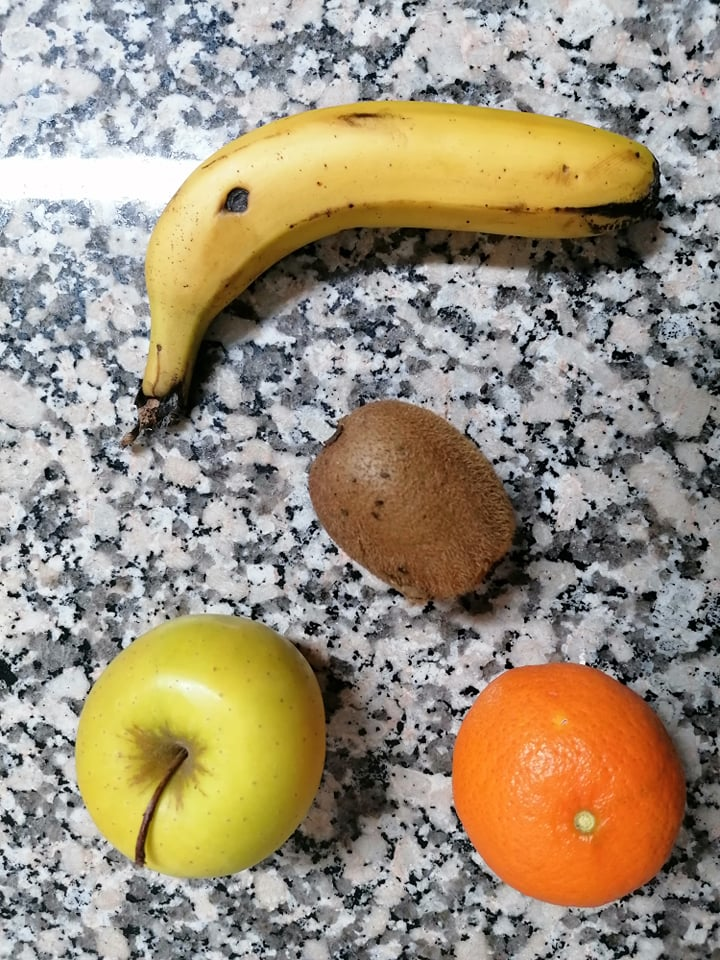
%> input picture fruits.jpg, 720 x 960 px
$ octave dsp1.m   (GNU Octave 9; MATLAB toolbox functions it lacks are replaced by stand-ins)
%> lines starting %> are read from the running program, lines starting %| are printed output that depends on the picture; in (x1, y1, x2, y2) boxes, pixels count from 0 and x2, y2 are one past the last pixel; in counts of white or black regions, pixels touching at a corner belong together; the program's own positions count from 1
close all;
clear all;
clc

%read image
im_IN = imread('fruits.jpg');
%> im_IN is the input picture: size 960x720x3 uint8; mean R, G, B 156.1, 144.3, 123.9

%Conversion from RGB to HSV
im_HSV = rgb2hsv(im_IN);
%> im_HSV: size 960x720x3 double; mean H, S, V 0.397, 0.27, 0.634

%divide the image in 3 channels for HSV
im_H = im_HSV(:,:,1);
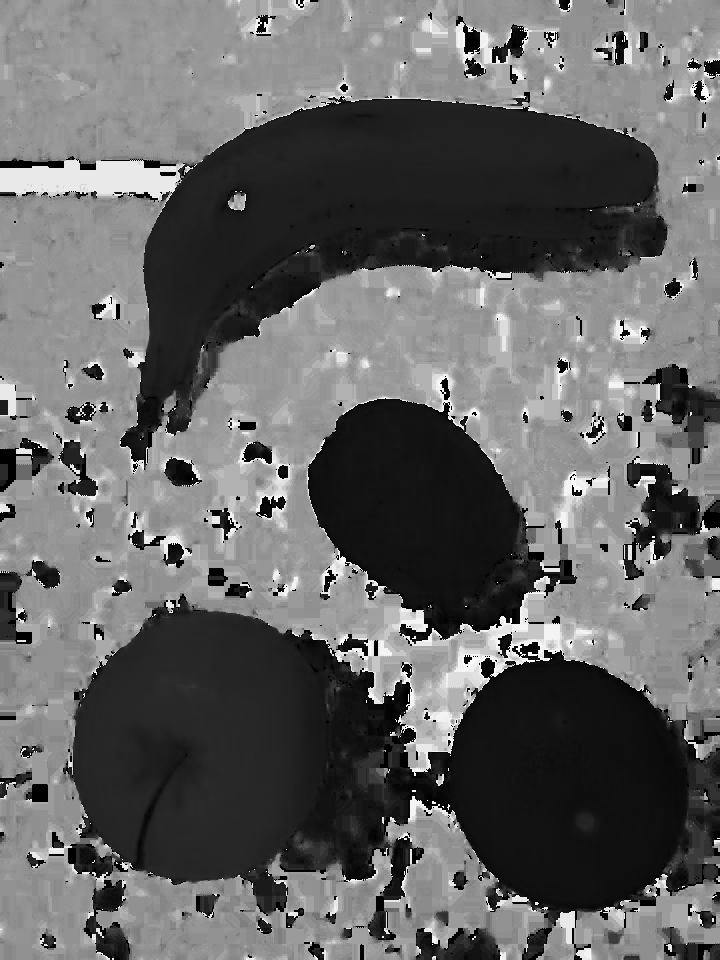
%> im_H: size 960x720 double; min 0, max 0.992, mean 0.397
im_S = im_HSV(:,:,2);
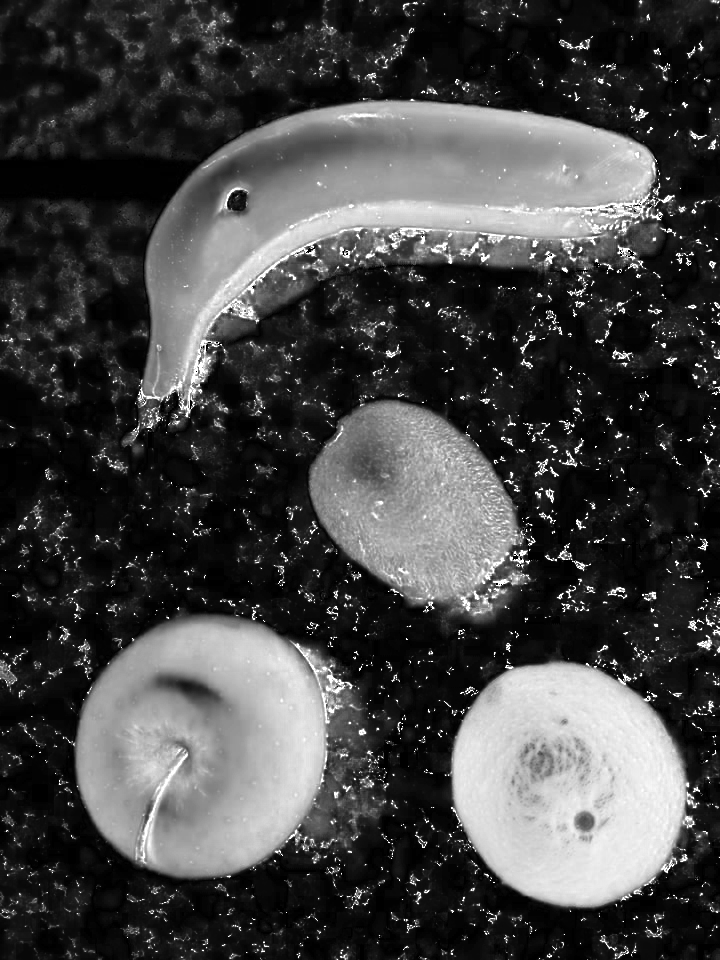
%> im_S: size 960x720 double; min 0, max 1, mean 0.27
im_V = im_HSV(:,:,3);

%divide the image in 3 channels for RGB
im_R=im_IN(:,:,1);
im_G=im_IN(:,:,2);
im_B=im_IN(:,:,3);

%-------------------------------------------------
%Segmentation for apple and banana
h_inf=0.100;
h_sup=0.193;
im_H_BIN=roicolor(im_H,h_inf,h_sup);
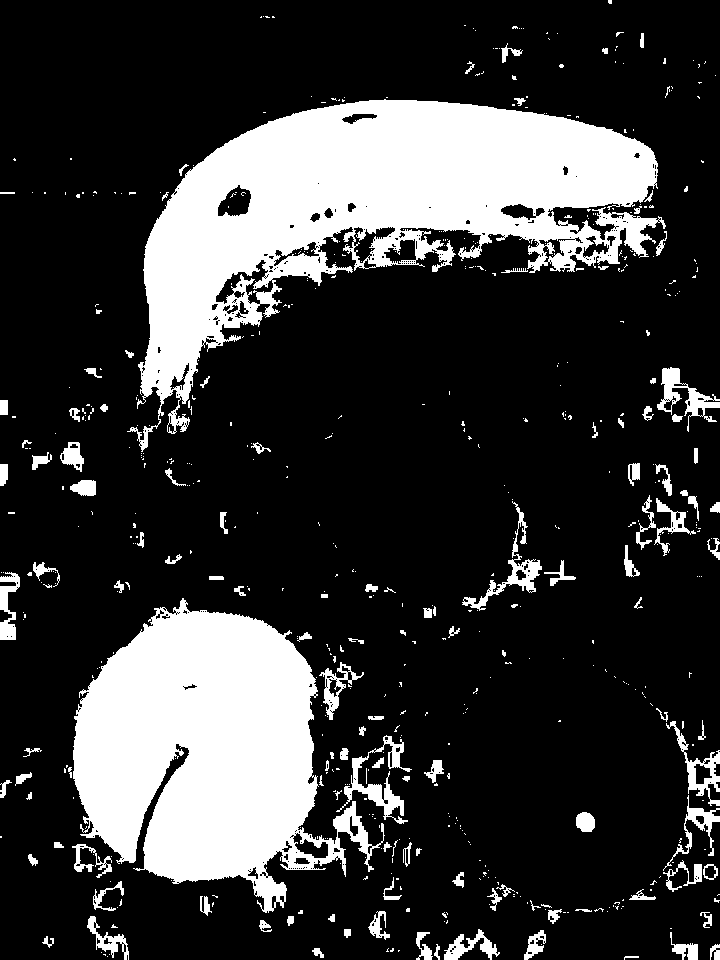
%> im_H_BIN: size 960x720 logical; 21.7% white; 587 white regions (462 under 20 px), largest, box (x1, y1, x2, y2) and area: (127, 99, 666, 452) 73279, (73, 598, 385, 913) 55668, (336, 735, 412, 824) 1566
s_inf=0.155;
s_sup=1.000;
im_S_BIN=roicolor(im_S,s_inf,s_sup);
%> im_S_BIN: size 960x720 logical; 40.1% white; 2200 white regions (1777 under 20 px), largest, box (x1, y1, x2, y2) and area: (122, 98, 688, 455) 87801, (63, 604, 389, 880) 62727, (444, 658, 710, 912) 47755
v_inf=0.412;
v_sup=1.000;
im_V_BIN=roicolor(im_V,v_inf,v_sup);
%> im_V_BIN: size 960x720 logical; 80.4% white; 2584 black regions (2102 under 20 px), largest, box (x1, y1, x2, y2) and area: (129, 154, 720, 452) 29962, (412, 448, 710, 642) 15531, (274, 638, 420, 898) 12603
%AND operation to multiply all channels and divide the picture in 2
im_BIN1=im_H_BIN.*im_S_BIN.*im_V_BIN;
%> im_BIN1: size 960x720 double; values 0 (black) and 1 (white), 16.2% white; 24 white regions (20 under 20 px), largest, box (x1, y1, x2, y2) and area: (142, 99, 654, 395) 61158, (74, 610, 319, 880) 50281, (576, 812, 595, 832) 311, (237, 276, 244, 286) 36
banana_BIN = imcrop(im_BIN1,[1 7 710 487]);
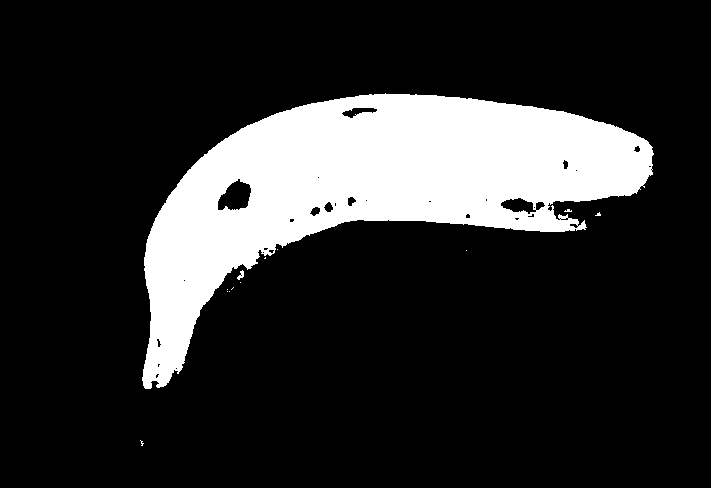
%> banana_BIN: size 488x711 double; values 0 (black) and 1 (white), 17.7% white; 13 white regions (11 under 20 px), largest, box (x1, y1, x2, y2) and area: (142, 93, 654, 389) 61158, (237, 270, 244, 280) 36
apple_BIN = imcrop(im_BIN1,[1 495 710 955]);
%> apple_BIN: size 466x711 double; values 0 (black) and 1 (white), 15.3% white; 11 white regions (9 under 20 px), largest, box (x1, y1, x2, y2) and area: (74, 116, 319, 386) 50281, (576, 318, 595, 338) 311
%Segmentation for orange
h_inf=0.042;
h_sup=0.094;
im_H_BIN=roicolor(im_H,h_inf,h_sup);
%> im_H_BIN: size 960x720 logical; 15.1% white; 605 white regions (499 under 20 px), largest, box (x1, y1, x2, y2) and area: (430, 652, 695, 912) 46177, (308, 399, 528, 638) 32860, (303, 672, 392, 846) 6526
s_inf=0.395;
s_sup=1.000;
im_S_BIN=roicolor(im_S,s_inf,s_sup);
%> im_S_BIN: size 960x720 logical; 30.4% white; 2158 white regions (1982 under 20 px), largest, box (x1, y1, x2, y2) and area: (138, 99, 675, 418) 68644, (76, 618, 353, 877) 52091, (450, 661, 700, 907) 45593
v_inf=0.695;
v_sup=1.000;
im_V_BIN=roicolor(im_V,v_inf,v_sup);
%> im_V_BIN: size 960x720 logical; 48.3% white; 1373 white regions (1183 under 20 px), largest, box (x1, y1, x2, y2) and area: (0, 0, 720, 391) 128290, (0, 324, 317, 960) 79605, (371, 622, 664, 960) 49807
%AND operation to multiply all channels
orange_BIN=im_H_BIN.*im_S_BIN.*im_V_BIN;
%> orange_BIN: size 960x720 double; values 0 (black) and 1 (white), 5.7% white; 14 white regions (13 under 20 px), largest, box (x1, y1, x2, y2) and area: (452, 664, 664, 906) 39645
orange_BIN = imcrop(orange_BIN,[1 495 710 955]);
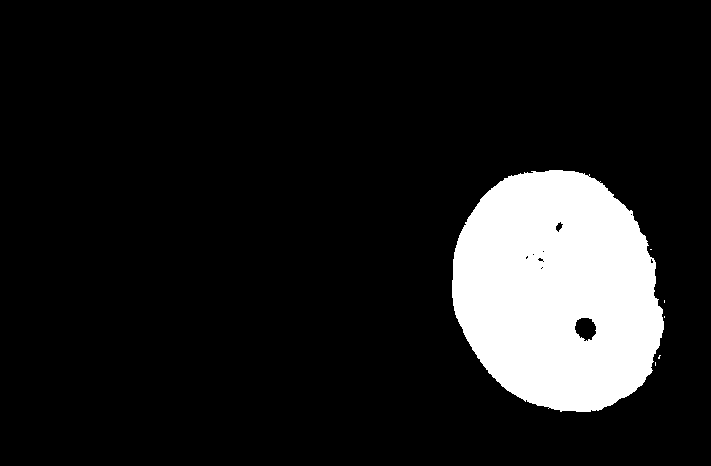
%> orange_BIN: size 466x711 double; values 0 (black) and 1 (white), 12% white; 6 white regions (5 under 20 px), largest, box (x1, y1, x2, y2) and area: (452, 170, 664, 412) 39645
%Segmentation for kiwi
h_inf=0.061;
h_sup=0.082;
im_H_BIN=roicolor(im_H,h_inf,h_sup);
%> im_H_BIN: size 960x720 logical; 10.7% white; 826 white regions (709 under 20 px), largest, box (x1, y1, x2, y2) and area: (442, 672, 648, 904) 29687, (309, 400, 528, 624) 28692, (304, 686, 384, 839) 3077
s_inf=0.227;
s_sup=0.758;
im_S_BIN=roicolor(im_S,s_inf,s_sup);
%> im_S_BIN: size 960x720 logical; 24.8% white; 2940 white regions (2715 under 20 px), largest, box (x1, y1, x2, y2) and area: (137, 98, 668, 429) 67246, (68, 614, 384, 879) 44946, (309, 395, 531, 623) 30436
v_inf=0.043;
v_sup=0.730;
im_V_BIN=roicolor(im_V,v_inf,v_sup);
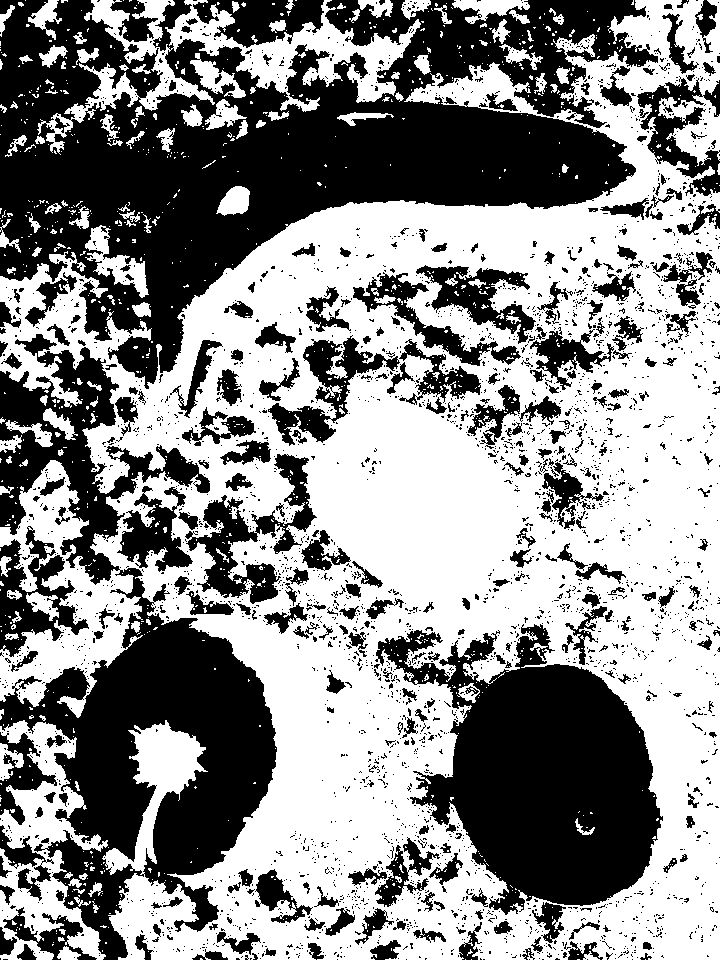
%> im_V_BIN: size 960x720 logical; 55% white; 3201 black regions (2883 under 20 px), largest, box (x1, y1, x2, y2) and area: (0, 0, 658, 389) 114621, (0, 334, 277, 960) 61207, (375, 624, 663, 915) 45262
%AND operation to multiply all channels
kiwi_BIN=im_H_BIN.*im_S_BIN.*im_V_BIN;
%> kiwi_BIN: size 960x720 double; values 0 (black) and 1 (white), 4.6% white; 386 white regions (353 under 20 px), largest, box (x1, y1, x2, y2) and area: (310, 400, 518, 616) 26109, (330, 690, 362, 750) 1065, (304, 766, 345, 834) 963
kiwi_BIN = imcrop(kiwi_BIN,[1 307 710 764]);
%> kiwi_BIN: size 654x711 double; values 0 (black) and 1 (white), 6.5% white; 262 white regions (240 under 20 px), largest, box (x1, y1, x2, y2) and area: (310, 94, 518, 310) 26109, (330, 384, 362, 444) 1065, (304, 460, 345, 528) 963
%-------------------------------------------------

im_R_mask = imcrop(im_R,[1 7 710 487]).*uint8(banana_BIN);
im_G_mask = imcrop(im_G,[1 7 710 487]).*uint8(banana_BIN);
im_B_mask = imcrop(im_B,[1 7 710 487]).*uint8(banana_BIN);
%concat operation to multiply all channels
im_RGB_MASK_banana=cat(3,im_R_mask,im_G_mask,im_B_mask);
%> im_RGB_MASK_banana: size 488x711x3 uint8; mean H, S, V 36.8, 31, 15.3

im_R_mask = imcrop(im_R,[1 495 710 955]).*uint8(apple_BIN);
%> im_R_mask: size 466x711 uint8
im_G_mask = imcrop(im_G,[1 495 710 955]).*uint8(apple_BIN);
%> im_G_mask: size 466x711 uint8
im_B_mask = imcrop(im_B,[1 495 710 955]).*uint8(apple_BIN);
%> im_B_mask: size 466x711 uint8
%concat operation to multiply all channels
im_RGB_MASK_apple=cat(3,im_R_mask,im_G_mask,im_B_mask);
%> im_RGB_MASK_apple: size 466x711x3 uint8; mean H, S, V 30.1, 27.8, 10.6

im_R_mask = imcrop(im_R,[1 495 710 955]).*uint8(orange_BIN);
im_G_mask = imcrop(im_G,[1 495 710 955]).*uint8(orange_BIN);
im_B_mask = imcrop(im_B,[1 495 710 955]).*uint8(orange_BIN);
%concat operation to multiply all channels
im_RGB_MASK_orange = cat(3,im_R_mask,im_G_mask,im_B_mask);
%> im_RGB_MASK_orange: size 466x711x3 uint8; mean H, S, V 28.1, 13.8, 4.4

im_R_mask = imcrop(im_R,[1 307 710 764]).*uint8(kiwi_BIN);
%> im_R_mask: size 654x711 uint8
im_G_mask = imcrop(im_G,[1 307 710 764]).*uint8(kiwi_BIN);
%> im_G_mask: size 654x711 uint8
im_B_mask = imcrop(im_B,[1 307 710 764]).*uint8(kiwi_BIN);
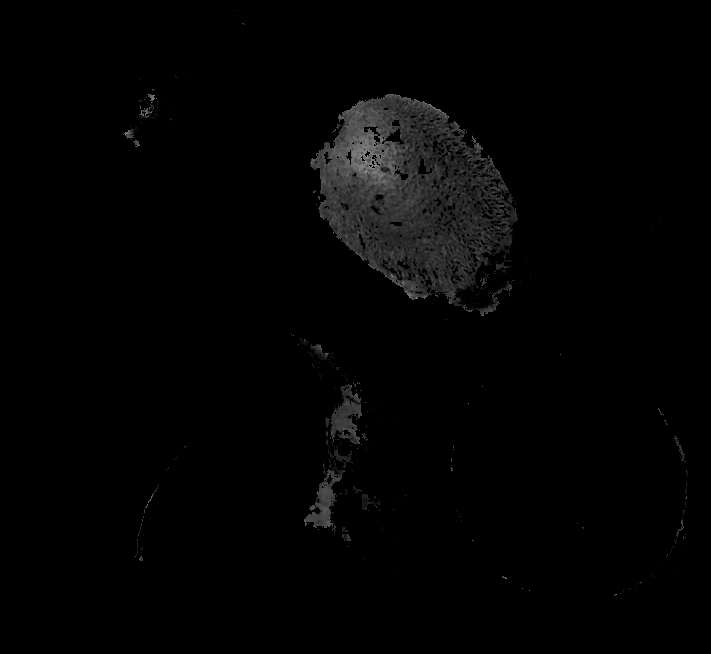
%> im_B_mask: size 654x711 uint8; min 0, max 140, mean 3.4
%concat operation to multiply all channels
im_RGB_MASK_kiwi = cat(3,im_R_mask,im_G_mask,im_B_mask);
%> im_RGB_MASK_kiwi: size 654x711x3 uint8; mean H, S, V 7.8, 5.3, 3.4


subplot(4,4,1);
imshow(im_HSV)
title('HSV picture')
subplot(4,4,2);
imshow(im_H)
title('Channel H')
subplot(4,4,3);
imshow(im_S)
title('Channel S')
subplot(4,4,4);
imshow(im_V)
title('Channel v')
subplot(4,4,5);
imshow(banana_BIN)
title('Banana BIN')
subplot(4,4,6);
imshow(apple_BIN)
title('Apple BIN')
subplot(4,4,7);
imshow(orange_BIN)
title('Orange BIN')
subplot(4,4,8);
imshow(kiwi_BIN)
title('Kiwi BIN')
subplot(4,4,9);
imshow(im_IN)
title('Original Picture ')
subplot(4,4,10);
imshow(im_R)
title('Channel R BIN')
subplot(4,4,11);
imshow(im_G)
title('Channel G BIN')
subplot(4,4,12);
imshow(im_B)
title('Channel B BIN')
subplot(4,4,13);
imshow(im_RGB_MASK_banana)
title('Banana')
subplot(4,4,14);
imshow(im_RGB_MASK_apple)
title('Apple')
subplot(4,4,15);
imshow(im_RGB_MASK_orange)
title('Orange')
subplot(4,4,16);
imshow(im_RGB_MASK_kiwi)
title('Kiwi')
